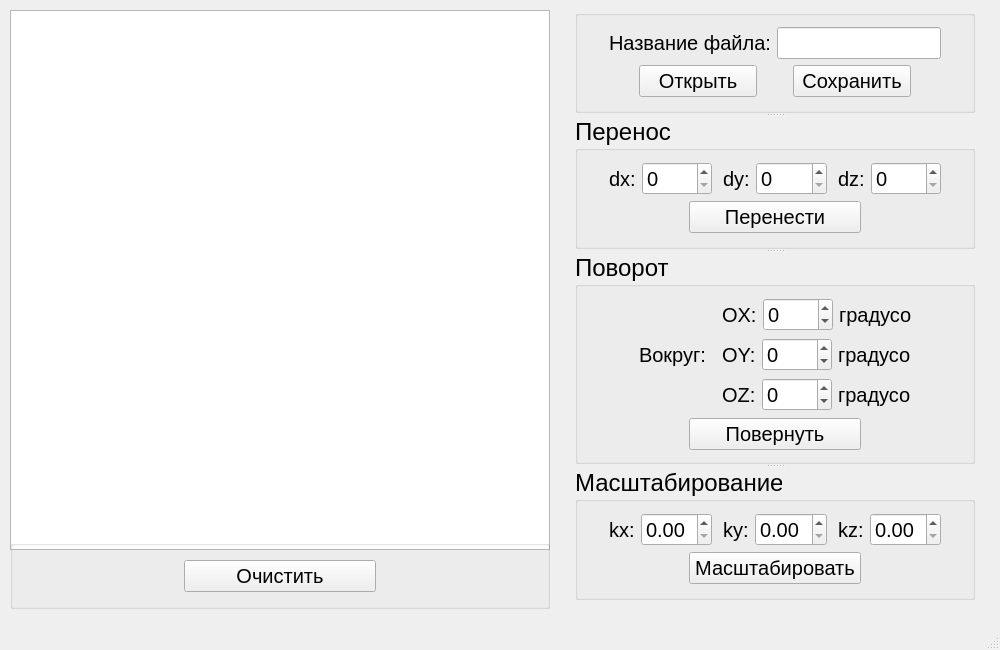
<?xml version="1.0" encoding="UTF-8"?>
<ui version="4.0">
 <class>MainWindow</class>
 <widget class="QMainWindow" name="MainWindow">
  <property name="geometry">
   <rect>
    <x>0</x>
    <y>0</y>
    <width>1000</width>
    <height>650</height>
   </rect>
  </property>
  <property name="windowTitle">
   <string>MainWindow</string>
  </property>
  <widget class="QWidget" name="centralWidget">
   <widget class="QGraphicsView" name="graphicsView">
    <property name="geometry">
     <rect>
      <x>10</x>
      <y>10</y>
      <width>540</width>
      <height>540</height>
     </rect>
    </property>
   </widget>
   <widget class="QGroupBox" name="groupBox_5">
    <property name="geometry">
     <rect>
      <x>10</x>
      <y>540</y>
      <width>540</width>
      <height>69</height>
     </rect>
    </property>
    <property name="title">
     <string/>
    </property>
    <property name="flat">
     <bool>true</bool>
    </property>
    <layout class="QHBoxLayout" name="horizontalLayout_25">
     <item>
      <layout class="QHBoxLayout" name="horizontalLayout_24">
       <item>
        <spacer name="horizontalSpacer_27">
         <property name="orientation">
          <enum>Qt::Horizontal</enum>
         </property>
         <property name="sizeType">
          <enum>QSizePolicy::Fixed</enum>
         </property>
         <property name="sizeHint" stdset="0">
          <size>
           <width>160</width>
           <height>20</height>
          </size>
         </property>
        </spacer>
       </item>
       <item>
        <widget class="QPushButton" name="cleanButton">
         <property name="font">
          <font>
           <pointsize>15</pointsize>
          </font>
         </property>
         <property name="text">
          <string>Очистить</string>
         </property>
        </widget>
       </item>
       <item>
        <spacer name="horizontalSpacer_28">
         <property name="orientation">
          <enum>Qt::Horizontal</enum>
         </property>
         <property name="sizeType">
          <enum>QSizePolicy::Fixed</enum>
         </property>
         <property name="sizeHint" stdset="0">
          <size>
           <width>160</width>
           <height>20</height>
          </size>
         </property>
        </spacer>
       </item>
      </layout>
     </item>
    </layout>
   </widget>
   <widget class="QSplitter" name="splitter">
    <property name="geometry">
     <rect>
      <x>575</x>
      <y>10</y>
      <width>400</width>
      <height>590</height>
     </rect>
    </property>
    <property name="orientation">
     <enum>Qt::Vertical</enum>
    </property>
    <widget class="QGroupBox" name="groupBox">
     <property name="title">
      <string/>
     </property>
     <property name="flat">
      <bool>true</bool>
     </property>
     <layout class="QVBoxLayout" name="verticalLayout">
      <item>
       <layout class="QHBoxLayout" name="horizontalLayout_3">
        <item>
         <spacer name="horizontalSpacer">
          <property name="orientation">
           <enum>Qt::Horizontal</enum>
          </property>
          <property name="sizeType">
           <enum>QSizePolicy::Fixed</enum>
          </property>
          <property name="sizeHint" stdset="0">
           <size>
            <width>20</width>
            <height>20</height>
           </size>
          </property>
         </spacer>
        </item>
        <item>
         <layout class="QHBoxLayout" name="horizontalLayout">
          <item>
           <widget class="QLabel" name="label">
            <property name="font">
             <font>
              <pointsize>15</pointsize>
             </font>
            </property>
            <property name="text">
             <string>Название файла:</string>
            </property>
           </widget>
          </item>
          <item>
           <widget class="QLineEdit" name="lineEditFile">
            <property name="font">
             <font>
              <pointsize>15</pointsize>
             </font>
            </property>
           </widget>
          </item>
         </layout>
        </item>
        <item>
         <spacer name="horizontalSpacer_2">
          <property name="orientation">
           <enum>Qt::Horizontal</enum>
          </property>
          <property name="sizeType">
           <enum>QSizePolicy::Fixed</enum>
          </property>
          <property name="sizeHint" stdset="0">
           <size>
            <width>20</width>
            <height>20</height>
           </size>
          </property>
         </spacer>
        </item>
       </layout>
      </item>
      <item>
       <layout class="QHBoxLayout" name="horizontalLayout_2">
        <item>
         <spacer name="horizontalSpacer_3">
          <property name="orientation">
           <enum>Qt::Horizontal</enum>
          </property>
          <property name="sizeType">
           <enum>QSizePolicy::Fixed</enum>
          </property>
          <property name="sizeHint" stdset="0">
           <size>
            <width>50</width>
            <height>20</height>
           </size>
          </property>
         </spacer>
        </item>
        <item>
         <widget class="QPushButton" name="openButton">
          <property name="font">
           <font>
            <pointsize>15</pointsize>
           </font>
          </property>
          <property name="text">
           <string>Открыть</string>
          </property>
         </widget>
        </item>
        <item>
         <spacer name="horizontalSpacer_4">
          <property name="orientation">
           <enum>Qt::Horizontal</enum>
          </property>
          <property name="sizeType">
           <enum>QSizePolicy::Fixed</enum>
          </property>
          <property name="sizeHint" stdset="0">
           <size>
            <width>30</width>
            <height>20</height>
           </size>
          </property>
         </spacer>
        </item>
        <item>
         <widget class="QPushButton" name="saveButton">
          <property name="font">
           <font>
            <pointsize>15</pointsize>
           </font>
          </property>
          <property name="text">
           <string>Сохранить</string>
          </property>
         </widget>
        </item>
        <item>
         <spacer name="horizontalSpacer_16">
          <property name="orientation">
           <enum>Qt::Horizontal</enum>
          </property>
          <property name="sizeType">
           <enum>QSizePolicy::Fixed</enum>
          </property>
          <property name="sizeHint" stdset="0">
           <size>
            <width>50</width>
            <height>20</height>
           </size>
          </property>
         </spacer>
        </item>
       </layout>
      </item>
     </layout>
    </widget>
    <widget class="QGroupBox" name="groupBox_2">
     <property name="font">
      <font>
       <pointsize>18</pointsize>
      </font>
     </property>
     <property name="title">
      <string>Перенос</string>
     </property>
     <layout class="QVBoxLayout" name="verticalLayout_2">
      <item>
       <layout class="QHBoxLayout" name="horizontalLayout_10">
        <item>
         <spacer name="horizontalSpacer_5">
          <property name="orientation">
           <enum>Qt::Horizontal</enum>
          </property>
          <property name="sizeType">
           <enum>QSizePolicy::Fixed</enum>
          </property>
          <property name="sizeHint" stdset="0">
           <size>
            <width>20</width>
            <height>20</height>
           </size>
          </property>
         </spacer>
        </item>
        <item>
         <layout class="QHBoxLayout" name="horizontalLayout_4">
          <item>
           <widget class="QLabel" name="label_2">
            <property name="font">
             <font>
              <pointsize>15</pointsize>
             </font>
            </property>
            <property name="text">
             <string>dx:</string>
            </property>
           </widget>
          </item>
          <item>
           <widget class="QSpinBox" name="spinBoxDX">
            <property name="font">
             <font>
              <pointsize>15</pointsize>
             </font>
            </property>
            <property name="maximum">
             <number>1000</number>
            </property>
            <property name="singleStep">
             <number>10</number>
            </property>
           </widget>
          </item>
         </layout>
        </item>
        <item>
         <spacer name="horizontalSpacer_6">
          <property name="orientation">
           <enum>Qt::Horizontal</enum>
          </property>
          <property name="sizeType">
           <enum>QSizePolicy::Fixed</enum>
          </property>
          <property name="sizeHint" stdset="0">
           <size>
            <width>5</width>
            <height>20</height>
           </size>
          </property>
         </spacer>
        </item>
        <item>
         <layout class="QHBoxLayout" name="horizontalLayout_7">
          <item>
           <widget class="QLabel" name="label_5">
            <property name="font">
             <font>
              <pointsize>15</pointsize>
             </font>
            </property>
            <property name="text">
             <string>dy:</string>
            </property>
           </widget>
          </item>
          <item>
           <widget class="QSpinBox" name="spinBoxDY">
            <property name="font">
             <font>
              <pointsize>15</pointsize>
             </font>
            </property>
            <property name="maximum">
             <number>1000</number>
            </property>
            <property name="singleStep">
             <number>10</number>
            </property>
           </widget>
          </item>
         </layout>
        </item>
        <item>
         <spacer name="horizontalSpacer_7">
          <property name="orientation">
           <enum>Qt::Horizontal</enum>
          </property>
          <property name="sizeType">
           <enum>QSizePolicy::Fixed</enum>
          </property>
          <property name="sizeHint" stdset="0">
           <size>
            <width>5</width>
            <height>20</height>
           </size>
          </property>
         </spacer>
        </item>
        <item>
         <layout class="QHBoxLayout" name="horizontalLayout_8">
          <item>
           <widget class="QLabel" name="label_6">
            <property name="font">
             <font>
              <pointsize>15</pointsize>
             </font>
            </property>
            <property name="text">
             <string>dz:</string>
            </property>
           </widget>
          </item>
          <item>
           <widget class="QSpinBox" name="spinBoxDZ">
            <property name="font">
             <font>
              <pointsize>15</pointsize>
             </font>
            </property>
            <property name="maximum">
             <number>1000</number>
            </property>
            <property name="singleStep">
             <number>10</number>
            </property>
           </widget>
          </item>
         </layout>
        </item>
        <item>
         <spacer name="horizontalSpacer_8">
          <property name="orientation">
           <enum>Qt::Horizontal</enum>
          </property>
          <property name="sizeType">
           <enum>QSizePolicy::Fixed</enum>
          </property>
          <property name="sizeHint" stdset="0">
           <size>
            <width>20</width>
            <height>20</height>
           </size>
          </property>
         </spacer>
        </item>
       </layout>
      </item>
      <item>
       <layout class="QHBoxLayout" name="horizontalLayout_9">
        <item>
         <spacer name="horizontalSpacer_10">
          <property name="orientation">
           <enum>Qt::Horizontal</enum>
          </property>
          <property name="sizeType">
           <enum>QSizePolicy::Fixed</enum>
          </property>
          <property name="sizeHint" stdset="0">
           <size>
            <width>100</width>
            <height>20</height>
           </size>
          </property>
         </spacer>
        </item>
        <item>
         <widget class="QPushButton" name="transferButton">
          <property name="font">
           <font>
            <pointsize>15</pointsize>
           </font>
          </property>
          <property name="text">
           <string>Перенести</string>
          </property>
         </widget>
        </item>
        <item>
         <spacer name="horizontalSpacer_9">
          <property name="orientation">
           <enum>Qt::Horizontal</enum>
          </property>
          <property name="sizeType">
           <enum>QSizePolicy::Fixed</enum>
          </property>
          <property name="sizeHint" stdset="0">
           <size>
            <width>100</width>
            <height>20</height>
           </size>
          </property>
         </spacer>
        </item>
       </layout>
      </item>
     </layout>
    </widget>
    <widget class="QGroupBox" name="groupBox_3">
     <property name="font">
      <font>
       <pointsize>18</pointsize>
      </font>
     </property>
     <property name="title">
      <string>Поворот</string>
     </property>
     <layout class="QVBoxLayout" name="verticalLayout_4">
      <item>
       <layout class="QHBoxLayout" name="horizontalLayout_12">
        <item>
         <spacer name="horizontalSpacer_11">
          <property name="orientation">
           <enum>Qt::Horizontal</enum>
          </property>
          <property name="sizeType">
           <enum>QSizePolicy::Fixed</enum>
          </property>
          <property name="sizeHint" stdset="0">
           <size>
            <width>50</width>
            <height>20</height>
           </size>
          </property>
         </spacer>
        </item>
        <item>
         <widget class="QLabel" name="label_3">
          <property name="sizePolicy">
           <sizepolicy hsizetype="Fixed" vsizetype="Preferred">
            <horstretch>0</horstretch>
            <verstretch>0</verstretch>
           </sizepolicy>
          </property>
          <property name="font">
           <font>
            <pointsize>15</pointsize>
           </font>
          </property>
          <property name="text">
           <string>Вокруг:</string>
          </property>
         </widget>
        </item>
        <item>
         <spacer name="horizontalSpacer_12">
          <property name="orientation">
           <enum>Qt::Horizontal</enum>
          </property>
          <property name="sizeType">
           <enum>QSizePolicy::Fixed</enum>
          </property>
          <property name="sizeHint" stdset="0">
           <size>
            <width>10</width>
            <height>20</height>
           </size>
          </property>
         </spacer>
        </item>
        <item>
         <layout class="QVBoxLayout" name="verticalLayout_3">
          <item>
           <layout class="QHBoxLayout" name="horizontalLayout_5">
            <item>
             <widget class="QLabel" name="label_4">
              <property name="sizePolicy">
               <sizepolicy hsizetype="Fixed" vsizetype="Preferred">
                <horstretch>0</horstretch>
                <verstretch>0</verstretch>
               </sizepolicy>
              </property>
              <property name="font">
               <font>
                <pointsize>15</pointsize>
               </font>
              </property>
              <property name="text">
               <string>OX:</string>
              </property>
             </widget>
            </item>
            <item>
             <widget class="QDoubleSpinBox" name="spinBoxOX">
              <property name="font">
               <font>
                <pointsize>15</pointsize>
               </font>
              </property>
              <property name="decimals">
               <number>0</number>
              </property>
              <property name="minimum">
               <double>-360.000000000000000</double>
              </property>
              <property name="maximum">
               <double>360.000000000000000</double>
              </property>
              <property name="singleStep">
               <double>5.000000000000000</double>
              </property>
             </widget>
            </item>
            <item>
             <widget class="QLabel" name="label_9">
              <property name="sizePolicy">
               <sizepolicy hsizetype="Fixed" vsizetype="Preferred">
                <horstretch>0</horstretch>
                <verstretch>0</verstretch>
               </sizepolicy>
              </property>
              <property name="font">
               <font>
                <pointsize>15</pointsize>
               </font>
              </property>
              <property name="text">
               <string>градусов</string>
              </property>
             </widget>
            </item>
           </layout>
          </item>
          <item>
           <layout class="QHBoxLayout" name="horizontalLayout_6">
            <item>
             <widget class="QLabel" name="label_7">
              <property name="sizePolicy">
               <sizepolicy hsizetype="Fixed" vsizetype="Preferred">
                <horstretch>0</horstretch>
                <verstretch>0</verstretch>
               </sizepolicy>
              </property>
              <property name="font">
               <font>
                <pointsize>15</pointsize>
               </font>
              </property>
              <property name="text">
               <string>OY:</string>
              </property>
             </widget>
            </item>
            <item>
             <widget class="QDoubleSpinBox" name="spinBoxOY">
              <property name="font">
               <font>
                <pointsize>15</pointsize>
               </font>
              </property>
              <property name="decimals">
               <number>0</number>
              </property>
              <property name="minimum">
               <double>-360.000000000000000</double>
              </property>
              <property name="maximum">
               <double>360.000000000000000</double>
              </property>
              <property name="singleStep">
               <double>5.000000000000000</double>
              </property>
             </widget>
            </item>
            <item>
             <widget class="QLabel" name="label_10">
              <property name="sizePolicy">
               <sizepolicy hsizetype="Fixed" vsizetype="Preferred">
                <horstretch>0</horstretch>
                <verstretch>0</verstretch>
               </sizepolicy>
              </property>
              <property name="font">
               <font>
                <pointsize>15</pointsize>
               </font>
              </property>
              <property name="text">
               <string>градусов</string>
              </property>
             </widget>
            </item>
           </layout>
          </item>
          <item>
           <layout class="QHBoxLayout" name="horizontalLayout_11">
            <item>
             <widget class="QLabel" name="label_8">
              <property name="sizePolicy">
               <sizepolicy hsizetype="Fixed" vsizetype="Preferred">
                <horstretch>0</horstretch>
                <verstretch>0</verstretch>
               </sizepolicy>
              </property>
              <property name="font">
               <font>
                <pointsize>15</pointsize>
               </font>
              </property>
              <property name="text">
               <string>OZ:</string>
              </property>
             </widget>
            </item>
            <item>
             <widget class="QDoubleSpinBox" name="spinBoxOZ">
              <property name="font">
               <font>
                <pointsize>15</pointsize>
               </font>
              </property>
              <property name="decimals">
               <number>0</number>
              </property>
              <property name="minimum">
               <double>-360.000000000000000</double>
              </property>
              <property name="maximum">
               <double>360.000000000000000</double>
              </property>
              <property name="singleStep">
               <double>5.000000000000000</double>
              </property>
             </widget>
            </item>
            <item>
             <widget class="QLabel" name="label_11">
              <property name="sizePolicy">
               <sizepolicy hsizetype="Fixed" vsizetype="Preferred">
                <horstretch>0</horstretch>
                <verstretch>0</verstretch>
               </sizepolicy>
              </property>
              <property name="font">
               <font>
                <pointsize>15</pointsize>
               </font>
              </property>
              <property name="text">
               <string>градусов</string>
              </property>
             </widget>
            </item>
           </layout>
          </item>
         </layout>
        </item>
        <item>
         <spacer name="horizontalSpacer_13">
          <property name="orientation">
           <enum>Qt::Horizontal</enum>
          </property>
          <property name="sizeType">
           <enum>QSizePolicy::Fixed</enum>
          </property>
          <property name="sizeHint" stdset="0">
           <size>
            <width>50</width>
            <height>20</height>
           </size>
          </property>
         </spacer>
        </item>
       </layout>
      </item>
      <item>
       <layout class="QHBoxLayout" name="horizontalLayout_14">
        <item>
         <spacer name="horizontalSpacer_14">
          <property name="orientation">
           <enum>Qt::Horizontal</enum>
          </property>
          <property name="sizeType">
           <enum>QSizePolicy::Fixed</enum>
          </property>
          <property name="sizeHint" stdset="0">
           <size>
            <width>100</width>
            <height>20</height>
           </size>
          </property>
         </spacer>
        </item>
        <item>
         <widget class="QPushButton" name="rotateButton">
          <property name="font">
           <font>
            <pointsize>15</pointsize>
           </font>
          </property>
          <property name="text">
           <string>Повернуть</string>
          </property>
         </widget>
        </item>
        <item>
         <spacer name="horizontalSpacer_15">
          <property name="orientation">
           <enum>Qt::Horizontal</enum>
          </property>
          <property name="sizeType">
           <enum>QSizePolicy::Fixed</enum>
          </property>
          <property name="sizeHint" stdset="0">
           <size>
            <width>100</width>
            <height>20</height>
           </size>
          </property>
         </spacer>
        </item>
       </layout>
      </item>
     </layout>
    </widget>
    <widget class="QGroupBox" name="groupBox_4">
     <property name="font">
      <font>
       <pointsize>18</pointsize>
      </font>
     </property>
     <property name="title">
      <string>Масштабирование</string>
     </property>
     <layout class="QVBoxLayout" name="verticalLayout_7">
      <item>
       <layout class="QHBoxLayout" name="horizontalLayout_22">
        <item>
         <spacer name="horizontalSpacer_21">
          <property name="orientation">
           <enum>Qt::Horizontal</enum>
          </property>
          <property name="sizeType">
           <enum>QSizePolicy::Fixed</enum>
          </property>
          <property name="sizeHint" stdset="0">
           <size>
            <width>20</width>
            <height>20</height>
           </size>
          </property>
         </spacer>
        </item>
        <item>
         <layout class="QHBoxLayout" name="horizontalLayout_19">
          <item>
           <widget class="QLabel" name="label_13">
            <property name="font">
             <font>
              <pointsize>15</pointsize>
             </font>
            </property>
            <property name="text">
             <string>kx:</string>
            </property>
           </widget>
          </item>
          <item>
           <widget class="QDoubleSpinBox" name="spinBoxKX">
            <property name="font">
             <font>
              <pointsize>15</pointsize>
             </font>
            </property>
           </widget>
          </item>
         </layout>
        </item>
        <item>
         <spacer name="horizontalSpacer_22">
          <property name="orientation">
           <enum>Qt::Horizontal</enum>
          </property>
          <property name="sizeType">
           <enum>QSizePolicy::Fixed</enum>
          </property>
          <property name="sizeHint" stdset="0">
           <size>
            <width>5</width>
            <height>20</height>
           </size>
          </property>
         </spacer>
        </item>
        <item>
         <layout class="QHBoxLayout" name="horizontalLayout_20">
          <item>
           <widget class="QLabel" name="label_14">
            <property name="font">
             <font>
              <pointsize>15</pointsize>
             </font>
            </property>
            <property name="text">
             <string>ky:</string>
            </property>
           </widget>
          </item>
          <item>
           <widget class="QDoubleSpinBox" name="spinBoxKY">
            <property name="font">
             <font>
              <pointsize>15</pointsize>
             </font>
            </property>
           </widget>
          </item>
         </layout>
        </item>
        <item>
         <spacer name="horizontalSpacer_23">
          <property name="orientation">
           <enum>Qt::Horizontal</enum>
          </property>
          <property name="sizeType">
           <enum>QSizePolicy::Fixed</enum>
          </property>
          <property name="sizeHint" stdset="0">
           <size>
            <width>5</width>
            <height>20</height>
           </size>
          </property>
         </spacer>
        </item>
        <item>
         <layout class="QHBoxLayout" name="horizontalLayout_21">
          <item>
           <widget class="QLabel" name="label_15">
            <property name="font">
             <font>
              <pointsize>15</pointsize>
             </font>
            </property>
            <property name="text">
             <string>kz:</string>
            </property>
           </widget>
          </item>
          <item>
           <widget class="QDoubleSpinBox" name="spinBoxKZ">
            <property name="font">
             <font>
              <pointsize>15</pointsize>
             </font>
            </property>
           </widget>
          </item>
         </layout>
        </item>
        <item>
         <spacer name="horizontalSpacer_24">
          <property name="orientation">
           <enum>Qt::Horizontal</enum>
          </property>
          <property name="sizeType">
           <enum>QSizePolicy::Fixed</enum>
          </property>
          <property name="sizeHint" stdset="0">
           <size>
            <width>20</width>
            <height>20</height>
           </size>
          </property>
         </spacer>
        </item>
       </layout>
      </item>
      <item>
       <layout class="QHBoxLayout" name="horizontalLayout_23">
        <item>
         <spacer name="horizontalSpacer_25">
          <property name="orientation">
           <enum>Qt::Horizontal</enum>
          </property>
          <property name="sizeType">
           <enum>QSizePolicy::Fixed</enum>
          </property>
          <property name="sizeHint" stdset="0">
           <size>
            <width>100</width>
            <height>20</height>
           </size>
          </property>
         </spacer>
        </item>
        <item>
         <widget class="QPushButton" name="scaleButton">
          <property name="font">
           <font>
            <pointsize>15</pointsize>
           </font>
          </property>
          <property name="text">
           <string>Масштабировать</string>
          </property>
         </widget>
        </item>
        <item>
         <spacer name="horizontalSpacer_26">
          <property name="orientation">
           <enum>Qt::Horizontal</enum>
          </property>
          <property name="sizeType">
           <enum>QSizePolicy::Fixed</enum>
          </property>
          <property name="sizeHint" stdset="0">
           <size>
            <width>100</width>
            <height>20</height>
           </size>
          </property>
         </spacer>
        </item>
       </layout>
      </item>
     </layout>
    </widget>
   </widget>
  </widget>
  <widget class="QStatusBar" name="statusBar"/>
 </widget>
 <layoutdefault spacing="6" margin="11"/>
 <resources/>
 <connections/>
</ui>
